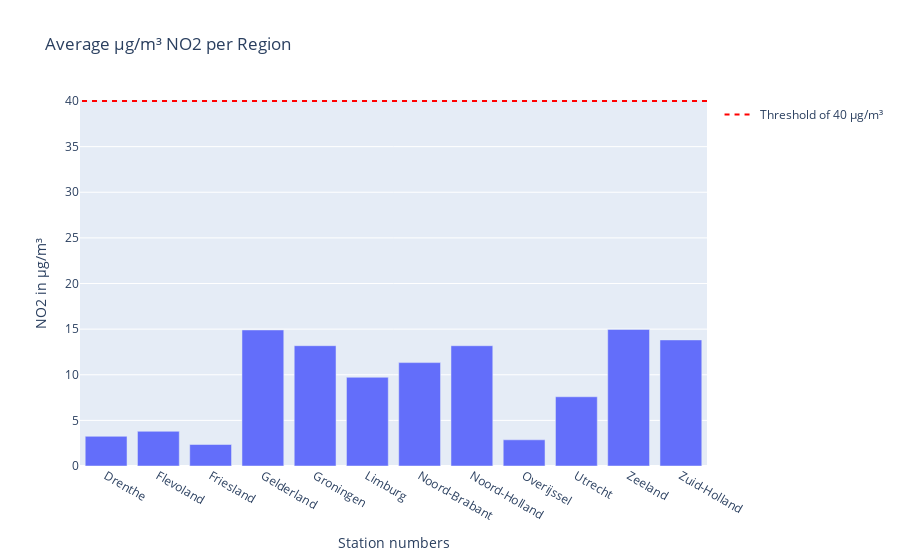
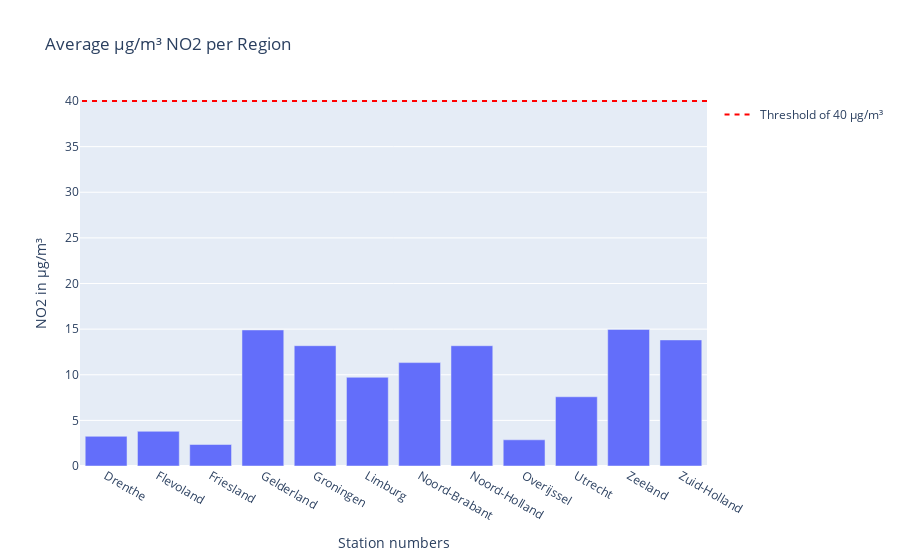

Here is the notebook cell these charts were saved with, in order:
### Markdown cell above
This data contains no NaN values, therefore we do not need to consider how to impute such data

### Code cell
import plotly.express as px
import plotly.graph_objects as go

pv = ['Groningen', 'Friesland', 'Drenthe', 'Overijssel', 'Gelderland', 'Flevoland',
      'Utrecht', 'Noord-Holland', 'Zuid-Holland', 'Noord-Brabant', 'Limburg', 'Zeeland' ]

pv_mean = meanprovince[meanprovince['RegioS'].isin(pv)]
bar = px.bar(meanprovince, x='RegioS' , y= dfposts_NO2.groupby('RegioS')['value'].mean(), title='Average µg/m³ NO2 per Region')
bar.update_layout(yaxis_title='NO2 in µg/m³', xaxis_title= "Station numbers", barmode='group') 
bar.add_shape(
    legendrank=1,
    showlegend=True,
    type="line",
    xref="paper",
    line=dict(dash="5px", color='red'),
    x0=1,
    x1=0,
    y0=40,
    y1=40,
    name='Threshold of 40 µg/m³'
)

bar.show()


pv_mean_clean = meanprovince_clean[meanprovince_clean['RegioS'].isin(pv)]
bar_cleanno2 = px.bar(meanprovince_clean, x='RegioS' , y= dfposts_NO2_clean.groupby('RegioS')['value'].mean(), title='Average µg/m³ NO2 per Region')
bar_cleanno2.update_layout(yaxis_title='NO2 in µg/m³', xaxis_title= "Station numbers", barmode='group') 
bar_cleanno2.add_shape(
    legendrank=1,
    showlegend=True,
    type="line",
    xref="paper",
    line=dict(dash="5px", color='red'),
    x0=1,
    x1=0,
    y0=40,
    y1=40,
    name='Threshold of 40 µg/m³'
)

bar_cleanno2.show()

### Figure 1 — Plotly figure (JSON) as saved in the notebook; plotly's stock layout.template omitted (floating-point values rounded to 4 significant figures)
{"data": [{"alignmentgroup": "True", "hovertemplate": "RegioS=%{x}<br>y=%{y}<extra></extra>", "legendgroup": "", "marker": {"color": "#636efa", "pattern": {"shape": ""}}, "name": "", "offsetgroup": "", "orientation": "v", "showlegend": false, "textposition": "auto", "type": "bar", "x": ["Drenthe", "Flevoland", "Friesland", "Gelderland", "Groningen", "Limburg", "Noord-Brabant", "Noord-Holland", "Overijssel", "Utrecht", "Zeeland", "Zuid-Holland"], "xaxis": "x", "y": [3.252, 3.802, 2.356, 14.91, 13.18, 9.719, 11.33, 13.18, 2.872, 7.586, 14.97, 13.82], "yaxis": "y"}], "layout": {"barmode": "group", "legend": {"tracegroupgap": 0}, "shapes": [{"legendrank": 1, "line": {"color": "red", "dash": "5px"}, "name": "Threshold of 40 µg/m³", "showlegend": true, "type": "line", "x0": 1, "x1": 0, "xref": "paper", "y0": 40, "y1": 40}], "title": {"text": "Average µg/m³ NO2 per Region"}, "xaxis": {"anchor": "y", "domain": [0, 1], "title": {"text": "Station numbers"}}, "yaxis": {"anchor": "x", "domain": [0, 1], "title": {"text": "NO2 in µg/m³"}}}}

### Figure 2 — Plotly figure (JSON) as saved in the notebook; plotly's stock layout.template omitted (floating-point values rounded to 4 significant figures)
{"data": [{"alignmentgroup": "True", "hovertemplate": "RegioS=%{x}<br>y=%{y}<extra></extra>", "legendgroup": "", "marker": {"color": "#636efa", "pattern": {"shape": ""}}, "name": "", "offsetgroup": "", "orientation": "v", "showlegend": false, "textposition": "auto", "type": "bar", "x": ["Drenthe", "Flevoland", "Friesland", "Gelderland", "Groningen", "Limburg", "Noord-Brabant", "Noord-Holland", "Overijssel", "Utrecht", "Zeeland", "Zuid-Holland"], "xaxis": "x", "y": [3.252, 3.802, 2.356, 14.91, 13.18, 9.719, 11.33, 13.18, 2.872, 7.586, 14.97, 13.82], "yaxis": "y"}], "layout": {"barmode": "group", "legend": {"tracegroupgap": 0}, "shapes": [{"legendrank": 1, "line": {"color": "red", "dash": "5px"}, "name": "Threshold of 40 µg/m³", "showlegend": true, "type": "line", "x0": 1, "x1": 0, "xref": "paper", "y0": 40, "y1": 40}], "title": {"text": "Average µg/m³ NO2 per Region"}, "xaxis": {"anchor": "y", "domain": [0, 1], "title": {"text": "Station numbers"}}, "yaxis": {"anchor": "x", "domain": [0, 1], "title": {"text": "NO2 in µg/m³"}}}}
